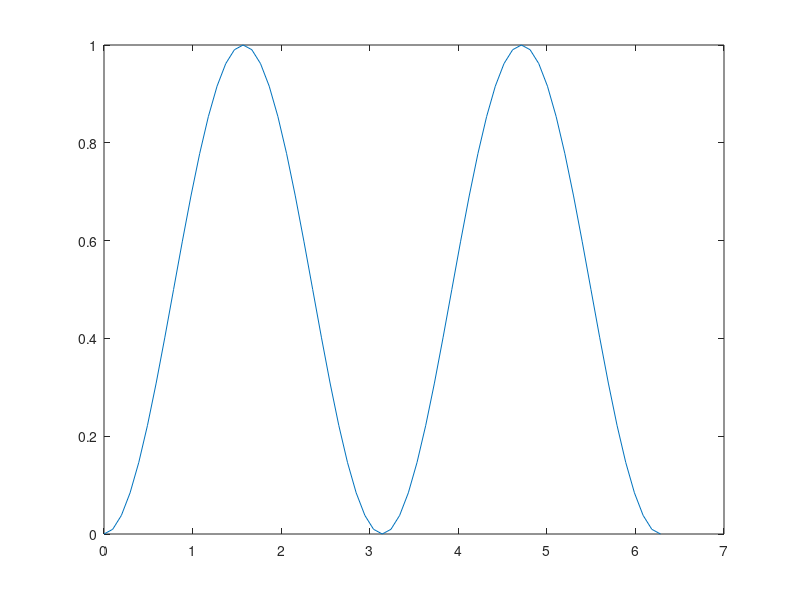

This chart was generated by the following MATLAB code: (Note: this script raises an error after producing the figure.)

% test driver for integrate function

t0 = 0;
T  = 2*pi;
N  = 65; % number of points, must be odd and 5 or more
	
figure (1) ; clf ;

x = linspace (t0, T, N);
dx = (T - t0) / (N - 1); % interval width

% y = x .* x;

n = 1;
k = 1;

y1 = sin (n * x);
y2 = sin (k * x);
y  = y1 .* y2;

clear res stat

clf 
plot (x, y) ; hold on ; plot (x, y, '*', 'r', 'Size', dx / 6);
res = integrate (y, dx);
disp (sprintf ('Results = %3.3f', res));
